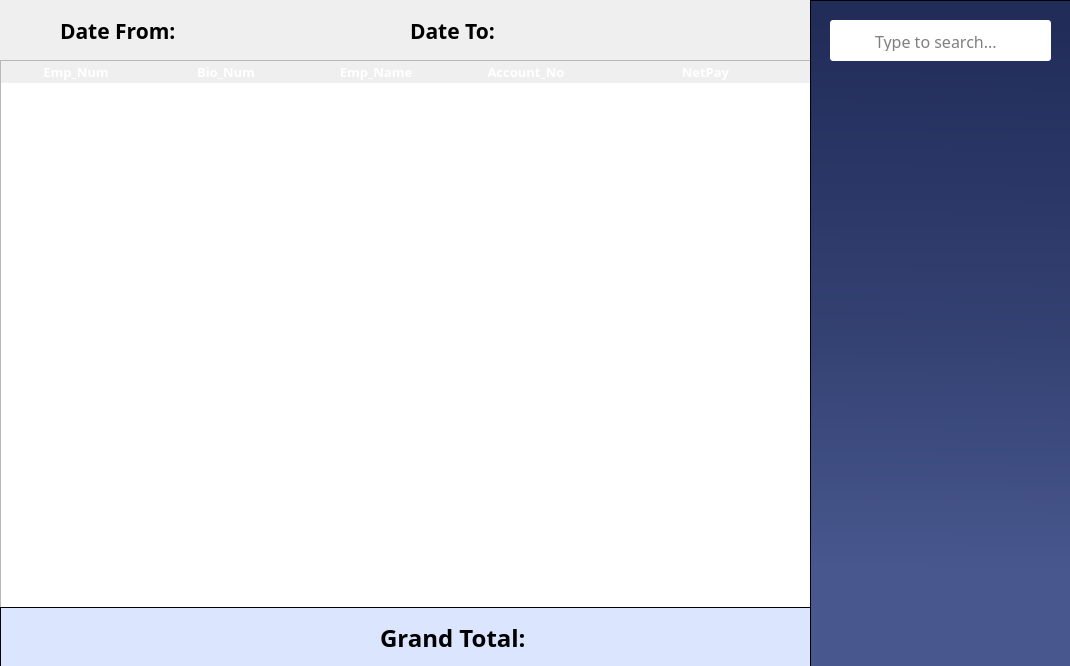
<?xml version="1.0" encoding="UTF-8"?>
<ui version="4.0">
 <class>Dialog</class>
 <widget class="QDialog" name="Dialog">
  <property name="geometry">
   <rect>
    <x>0</x>
    <y>0</y>
    <width>1070</width>
    <height>666</height>
   </rect>
  </property>
  <property name="windowTitle">
   <string>Bank Registrar</string>
  </property>
  <property name="windowIcon">
   <iconset>
    <normaloff>../Icons/logo.svg</normaloff>../Icons/logo.svg</iconset>
  </property>
  <widget class="QTableWidget" name="bankregisterTable">
   <property name="geometry">
    <rect>
     <x>0</x>
     <y>60</y>
     <width>811</width>
     <height>551</height>
    </rect>
   </property>
   <property name="sizePolicy">
    <sizepolicy hsizetype="Fixed" vsizetype="Fixed">
     <horstretch>0</horstretch>
     <verstretch>0</verstretch>
    </sizepolicy>
   </property>
   <property name="font">
    <font>
     <family>Poppins SemiBold</family>
     <pointsize>10</pointsize>
     <weight>75</weight>
     <bold>true</bold>
    </font>
   </property>
   <property name="focusPolicy">
    <enum>Qt::ClickFocus</enum>
   </property>
   <property name="contextMenuPolicy">
    <enum>Qt::DefaultContextMenu</enum>
   </property>
   <property name="styleSheet">
    <string notr="true">/* Header Design */

QHeaderView::section {
	font-family: Poppins;
	font-weight: bold;
	font-size: 13px;
	color: white;
	background-color: &quot;#344273&quot;;
	border: none;
}

/* Style for the selected row */
QTableView::item:selected:active {
	 selection-background-color: &quot;#9DADDF&quot;;
}

/* Style for the alternate row */
QTableWidget {
	alternate-background-color: &quot;#DDDDDD&quot;;
}</string>
   </property>
   <property name="horizontalScrollBarPolicy">
    <enum>Qt::ScrollBarAsNeeded</enum>
   </property>
   <property name="sizeAdjustPolicy">
    <enum>QAbstractScrollArea::AdjustIgnored</enum>
   </property>
   <property name="editTriggers">
    <set>QAbstractItemView::NoEditTriggers</set>
   </property>
   <property name="tabKeyNavigation">
    <bool>false</bool>
   </property>
   <property name="showDropIndicator" stdset="0">
    <bool>false</bool>
   </property>
   <property name="dragDropOverwriteMode">
    <bool>false</bool>
   </property>
   <property name="alternatingRowColors">
    <bool>true</bool>
   </property>
   <property name="selectionMode">
    <enum>QAbstractItemView::SingleSelection</enum>
   </property>
   <property name="selectionBehavior">
    <enum>QAbstractItemView::SelectRows</enum>
   </property>
   <property name="textElideMode">
    <enum>Qt::ElideRight</enum>
   </property>
   <property name="showGrid">
    <bool>false</bool>
   </property>
   <property name="gridStyle">
    <enum>Qt::SolidLine</enum>
   </property>
   <property name="sortingEnabled">
    <bool>false</bool>
   </property>
   <property name="cornerButtonEnabled">
    <bool>false</bool>
   </property>
   <property name="columnCount">
    <number>5</number>
   </property>
   <attribute name="horizontalHeaderVisible">
    <bool>true</bool>
   </attribute>
   <attribute name="horizontalHeaderCascadingSectionResizes">
    <bool>true</bool>
   </attribute>
   <attribute name="horizontalHeaderMinimumSectionSize">
    <number>50</number>
   </attribute>
   <attribute name="horizontalHeaderDefaultSectionSize">
    <number>150</number>
   </attribute>
   <attribute name="horizontalHeaderHighlightSections">
    <bool>true</bool>
   </attribute>
   <attribute name="horizontalHeaderShowSortIndicator" stdset="0">
    <bool>false</bool>
   </attribute>
   <attribute name="horizontalHeaderStretchLastSection">
    <bool>true</bool>
   </attribute>
   <attribute name="verticalHeaderVisible">
    <bool>false</bool>
   </attribute>
   <attribute name="verticalHeaderCascadingSectionResizes">
    <bool>false</bool>
   </attribute>
   <attribute name="verticalHeaderMinimumSectionSize">
    <number>23</number>
   </attribute>
   <attribute name="verticalHeaderDefaultSectionSize">
    <number>31</number>
   </attribute>
   <attribute name="verticalHeaderHighlightSections">
    <bool>false</bool>
   </attribute>
   <attribute name="verticalHeaderShowSortIndicator" stdset="0">
    <bool>false</bool>
   </attribute>
   <column>
    <property name="text">
     <string>Emp_Num</string>
    </property>
   </column>
   <column>
    <property name="text">
     <string>Bio_Num</string>
    </property>
   </column>
   <column>
    <property name="text">
     <string>Emp_Name</string>
    </property>
    <property name="font">
     <font>
      <strikeout>false</strikeout>
     </font>
    </property>
    <property name="foreground">
     <brush brushstyle="SolidPattern">
      <color alpha="255">
       <red>0</red>
       <green>0</green>
       <blue>0</blue>
      </color>
     </brush>
    </property>
   </column>
   <column>
    <property name="text">
     <string>Account_No</string>
    </property>
   </column>
   <column>
    <property name="text">
     <string>NetPay</string>
    </property>
   </column>
  </widget>
  <widget class="QFrame" name="sideBar">
   <property name="geometry">
    <rect>
     <x>810</x>
     <y>0</y>
     <width>261</width>
     <height>671</height>
    </rect>
   </property>
   <property name="font">
    <font>
     <family>Poppins</family>
     <weight>75</weight>
     <bold>true</bold>
    </font>
   </property>
   <property name="styleSheet">
    <string notr="true">#sideBar{
	background-color: qlineargradient(spread:pad, x1:0.508, y1:0.0340909, x2:0.503051, y2:1, stop:0 rgba(33, 44, 89, 255), stop:0.497175 rgba(52, 66, 115, 255), stop:0.847458 rgba(72, 87, 142, 255))
}

#btnInsertDeduction{
background-color: &quot;#546aba&quot;;
color: white;
border: none;
border-radius: 5px;
}

#btnInsertDeduction:hover{
background-color: #485ba1;
}

#btnPayTrans{
border-radius: 5px;
color: white;
background-color: &quot;#30d977&quot;;
}

#btnPayTrans:hover{
	background-color: &quot;#26ad5f&quot;;
}

#btnSendToEmail{
border-radius: 5px;
color: white;
background-color: rgb(255, 110, 112);
}

#btnSendToEmail:hover{
background-color: #c75657;
}</string>
   </property>
   <property name="frameShape">
    <enum>QFrame::StyledPanel</enum>
   </property>
   <property name="frameShadow">
    <enum>QFrame::Raised</enum>
   </property>
   <widget class="QWidget" name="widget_2" native="true">
    <property name="geometry">
     <rect>
      <x>10</x>
      <y>200</y>
      <width>241</width>
      <height>241</height>
     </rect>
    </property>
    <layout class="QVBoxLayout" name="verticalLayout"/>
   </widget>
   <widget class="QFrame" name="searchBar">
    <property name="geometry">
     <rect>
      <x>20</x>
      <y>20</y>
      <width>221</width>
      <height>41</height>
     </rect>
    </property>
    <property name="focusPolicy">
     <enum>Qt::StrongFocus</enum>
    </property>
    <property name="styleSheet">
     <string notr="true">#searchBar{
	background-color: white;
	border: 1px solid &quot;#344273&quot;;
	border-radius: 3px; 
}</string>
    </property>
    <property name="frameShape">
     <enum>QFrame::StyledPanel</enum>
    </property>
    <property name="frameShadow">
     <enum>QFrame::Raised</enum>
    </property>
    <widget class="QLineEdit" name="searchBioNum">
     <property name="geometry">
      <rect>
       <x>43</x>
       <y>10</y>
       <width>161</width>
       <height>21</height>
      </rect>
     </property>
     <property name="font">
      <font>
       <family>Poppins</family>
       <pointsize>12</pointsize>
      </font>
     </property>
     <property name="focusPolicy">
      <enum>Qt::ClickFocus</enum>
     </property>
     <property name="styleSheet">
      <string notr="true">#txtSearch{

}</string>
     </property>
     <property name="text">
      <string/>
     </property>
     <property name="frame">
      <bool>false</bool>
     </property>
     <property name="placeholderText">
      <string>Type to search...</string>
     </property>
    </widget>
    <widget class="QLabel" name="searchIcon">
     <property name="geometry">
      <rect>
       <x>10</x>
       <y>10</y>
       <width>31</width>
       <height>21</height>
      </rect>
     </property>
     <property name="styleSheet">
      <string notr="true">#searchIcon{
	background-color: white;
}</string>
     </property>
     <property name="text">
      <string/>
     </property>
     <property name="pixmap">
      <pixmap>../Icons/search.svg</pixmap>
     </property>
     <property name="scaledContents">
      <bool>false</bool>
     </property>
     <property name="alignment">
      <set>Qt::AlignCenter</set>
     </property>
    </widget>
   </widget>
  </widget>
  <widget class="QWidget" name="widgetBTN" native="true">
   <property name="geometry">
    <rect>
     <x>0</x>
     <y>607</y>
     <width>811</width>
     <height>61</height>
    </rect>
   </property>
   <property name="font">
    <font>
     <family>Poppins</family>
     <pointsize>12</pointsize>
     <weight>75</weight>
     <bold>true</bold>
    </font>
   </property>
   <property name="styleSheet">
    <string notr="true">#widgetBTN{
background: rgba(220, 229, 254, 1);
border: 1px solid black;
}

#addBTN, #editBTN, #revertBTN, #saveBTN {
    border-radius: 5px;
    border: none;
    background-color: rgba(52, 66, 115, 1);
    color: white;
    height: 26px;
	font-size: 12px;
    padding: 5px 10px; /* Add padding for spacing */
}
</string>
   </property>
   <widget class="QLabel" name="lblTitle">
    <property name="geometry">
     <rect>
      <x>380</x>
      <y>0</y>
      <width>161</width>
      <height>61</height>
     </rect>
    </property>
    <property name="font">
     <font>
      <family>Poppins</family>
      <pointsize>18</pointsize>
      <weight>75</weight>
      <bold>true</bold>
     </font>
    </property>
    <property name="styleSheet">
     <string notr="true">/* VERTICAL SCROLLBAR */
QScrollBar:vertical {
    border: none;
    background-color: rgba(220, 229, 254, 1); /* Updated background color */
    width: 12px;
    margin: 0;
    height: auto;
    border-radius: 6px;
}

/* HANDLE BAR VERTICAL */
QScrollBar::handle:vertical {
    background-color: rgba(52, 66, 115, 1); /* Handle color */
    min-height: 48px;
    border-radius: 6px;
    margin-top: 10px;
}

/* REMOVE THE UP ARROW BUTTON */
QScrollBar::sub-line:vertical {
    border: none;
    background: none;
    height: 0px;
    width: 0px;
}

/* REMOVE THE DOWN ARROW BUTTON */
QScrollBar::add-line:vertical {
    border: none;
    background: none;
    height: 0px;
    width: 0px;
}

/* REMOVE THE SPACE LEFT BY THE UP AND DOWN ARROW BUTTONS */
QScrollBar::sub-page:vertical, QScrollBar::add-page:vertical {
    background: none;
}

#frmInfo, #groupIdNum, #groupHRNote, #groupEduInfo, #scrollWorkExpArea, #groupCompany {
background-color: #DCE5FE
}
</string>
    </property>
    <property name="text">
     <string>Grand Total:</string>
    </property>
   </widget>
   <widget class="QLabel" name="grandTotal">
    <property name="geometry">
     <rect>
      <x>540</x>
      <y>0</y>
      <width>251</width>
      <height>61</height>
     </rect>
    </property>
    <property name="font">
     <font>
      <family>Poppins</family>
      <pointsize>14</pointsize>
      <weight>50</weight>
      <bold>false</bold>
     </font>
    </property>
    <property name="layoutDirection">
     <enum>Qt::LeftToRight</enum>
    </property>
    <property name="styleSheet">
     <string notr="true"> border: none; background: none;</string>
    </property>
    <property name="text">
     <string/>
    </property>
    <property name="alignment">
     <set>Qt::AlignCenter</set>
    </property>
   </widget>
  </widget>
  <widget class="QWidget" name="widget" native="true">
   <property name="geometry">
    <rect>
     <x>0</x>
     <y>0</y>
     <width>811</width>
     <height>61</height>
    </rect>
   </property>
   <property name="styleSheet">
    <string notr="true">#widget{
background-color: &quot;#DCE5FE&quot;;
}
</string>
   </property>
   <widget class="QLabel" name="lblDateFrom">
    <property name="geometry">
     <rect>
      <x>60</x>
      <y>0</y>
      <width>121</width>
      <height>61</height>
     </rect>
    </property>
    <property name="font">
     <font>
      <family>Poppins</family>
      <pointsize>16</pointsize>
      <weight>75</weight>
      <bold>true</bold>
     </font>
    </property>
    <property name="text">
     <string>Date From:</string>
    </property>
   </widget>
   <widget class="QLabel" name="lblFrom">
    <property name="geometry">
     <rect>
      <x>190</x>
      <y>0</y>
      <width>141</width>
      <height>61</height>
     </rect>
    </property>
    <property name="font">
     <font>
      <family>Poppins</family>
      <pointsize>12</pointsize>
      <weight>50</weight>
      <bold>false</bold>
     </font>
    </property>
    <property name="text">
     <string/>
    </property>
    <property name="alignment">
     <set>Qt::AlignCenter</set>
    </property>
   </widget>
   <widget class="QLabel" name="lblTo">
    <property name="geometry">
     <rect>
      <x>550</x>
      <y>0</y>
      <width>181</width>
      <height>61</height>
     </rect>
    </property>
    <property name="font">
     <font>
      <family>Poppins</family>
      <pointsize>12</pointsize>
      <weight>50</weight>
      <bold>false</bold>
     </font>
    </property>
    <property name="text">
     <string/>
    </property>
    <property name="alignment">
     <set>Qt::AlignCenter</set>
    </property>
   </widget>
   <widget class="QLabel" name="lblDateTo">
    <property name="geometry">
     <rect>
      <x>410</x>
      <y>0</y>
      <width>91</width>
      <height>61</height>
     </rect>
    </property>
    <property name="font">
     <font>
      <family>Poppins</family>
      <pointsize>16</pointsize>
      <weight>75</weight>
      <bold>true</bold>
     </font>
    </property>
    <property name="text">
     <string>Date To:</string>
    </property>
   </widget>
  </widget>
  <zorder>bankregisterTable</zorder>
  <zorder>widgetBTN</zorder>
  <zorder>widget</zorder>
  <zorder>sideBar</zorder>
 </widget>
 <resources/>
 <connections/>
</ui>
